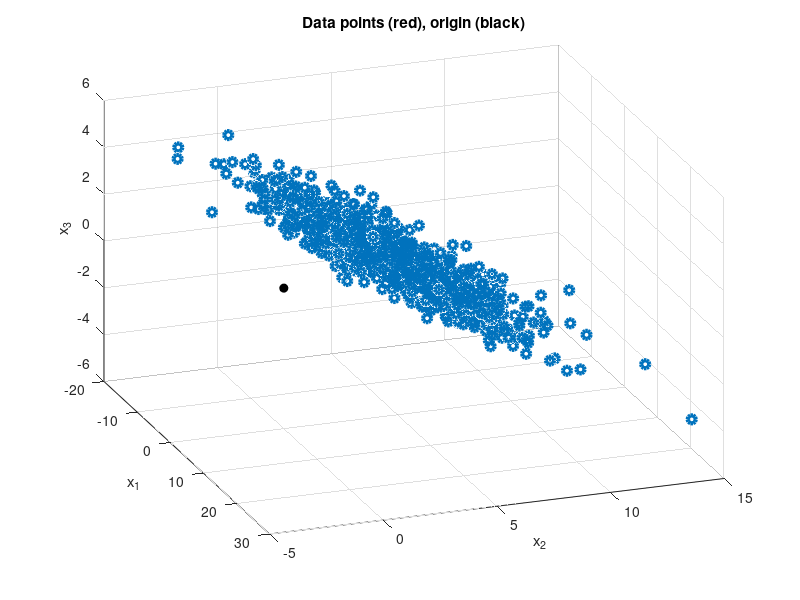
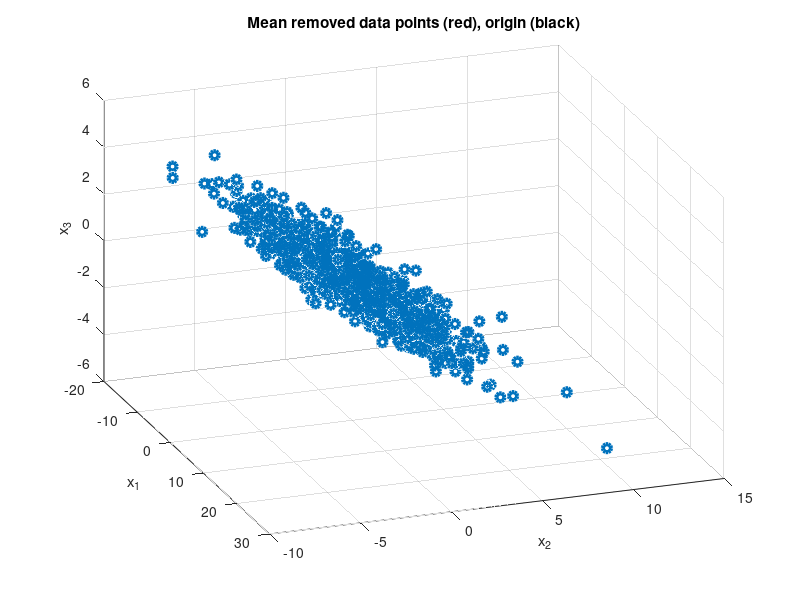
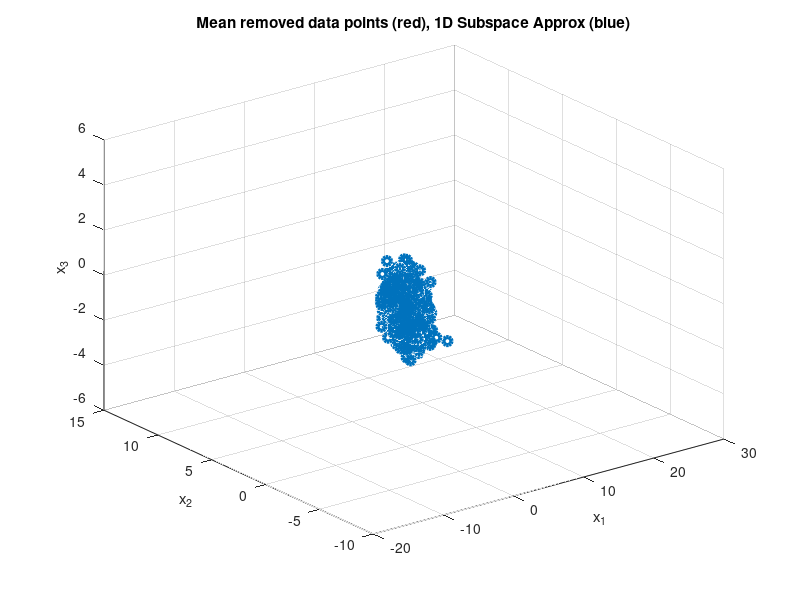

MATLAB code to generate these figures, in order: (Note: this script raises an error after producing the figures.)
%% Assignment 6
%% Prepare workspace

close all
clear
X = csvread('sdata.csv');

%% Display data

% Use rotate tool in the figure to view data from different angles
figure
scatter3( X(:,1), X(:,2), X(:,3), 'r.', 'LineWidth', 3 )
xlabel('x_1')
ylabel('x_2')
zlabel('x_3')

hold on
scatter3(0,0,0,'MarkerEdgeColor','k',...
        'MarkerFaceColor','k')
hold off
title('Data points (red), origin (black)')
view(70,30)


%% Remove mean

mn = mean(X);

Xz = X - ones(1000,1)*mn;

figure
scatter3( Xz(:,1), Xz(:,2), Xz(:,3), 'r.', 'LineWidth', 3 )
xlabel('x_1')
ylabel('x_2')
zlabel('x_3')

hold on
scatter3(0,0,0,'MarkerEdgeColor','k',...
        'MarkerFaceColor','k')
hold off
title('Mean removed data points (red), origin (black)')
view(70,30)

%% Take SVD to find best line

[U,S,V] = svd(Xz,'econ');

 % a = ... ;  % Complete this line

%% Display best line on scatterplot

figure
scatter3( Xz(:,1), Xz(:,2), Xz(:,3), 'r.', 'LineWidth', 3 )
xlabel('x_1')
ylabel('x_2')
zlabel('x_3')

title('Mean removed data points (red), 1D Subspace Approx (blue)')

% Scale length of line by root-mean-square of data for display
scale1 = S(1,1)/sqrt(size(Xz,1));

hold on

plot3(scale1*[0;a(1)],scale1*[0;a(2)],scale1*[0;a(3)], 'b', 'LineWidth', 4)
hold off

view(70,30)